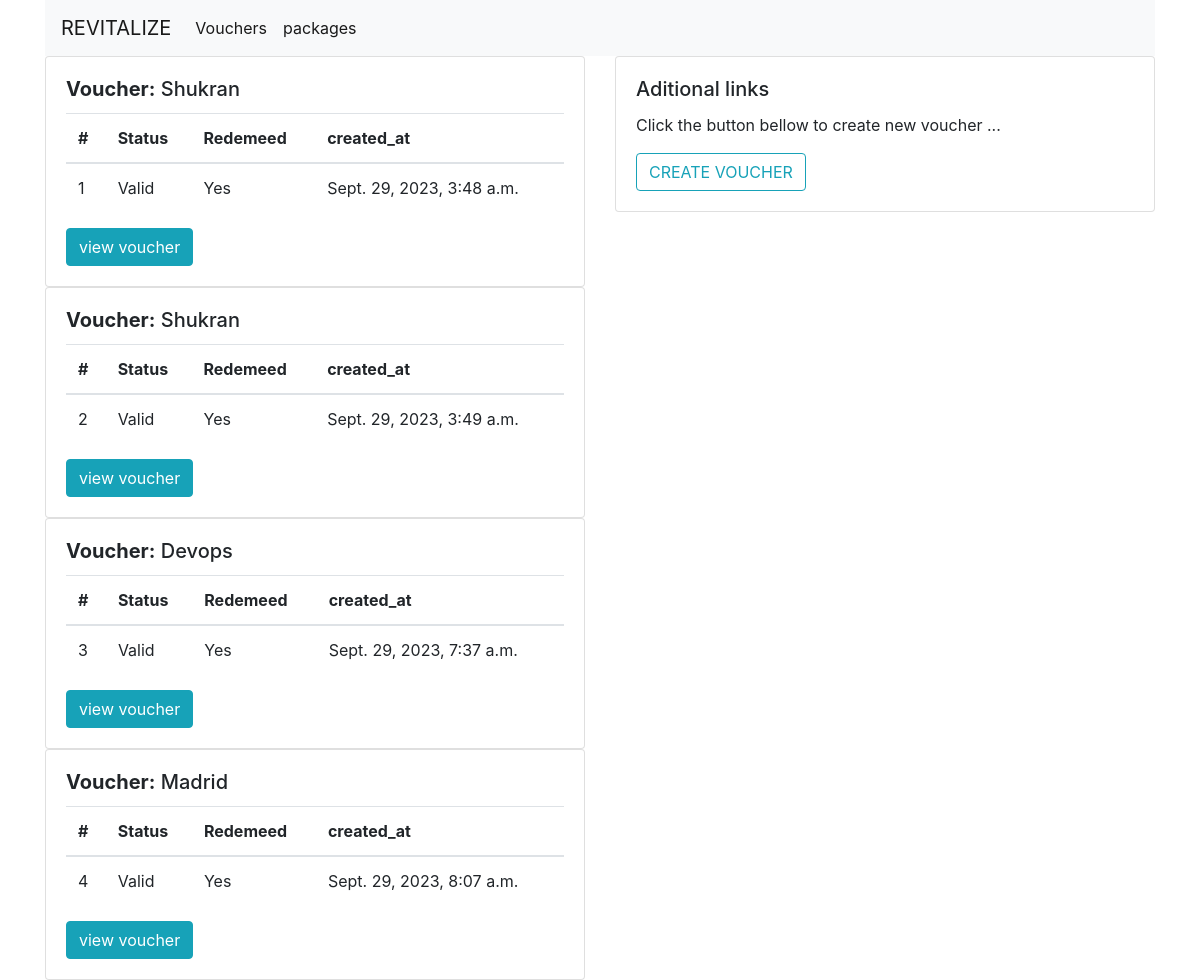
/, run on an earlier commit of the app's database.
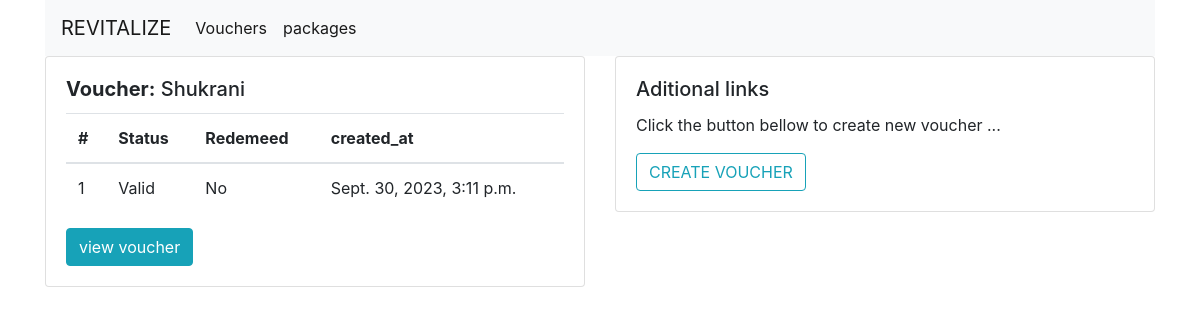
And on a later commit of the database.
### apps/promotion/models.py (models this page shows, shortened)
class BaseModel(models.Model):
    created_at = models.DateTimeField(auto_now_add=True)
    updated_at = models.DateTimeField(auto_now=True)
    class Meta:
        abstract = True

class Voucher(BaseModel):
    package_name = models.ForeignKey(Package, on_delete=models.DO_NOTHING, related_name="package")
    redeemed_status = models.BooleanField(default=False)
    status = models.BooleanField(default=True)
    slug = models.SlugField(null=True, db_index=True, blank=True)
    created_by = models.ForeignKey(User, on_delete=models.DO_NOTHING, related_name="created_by")
    redeemed_by = models.ForeignKey(User, null=True, blank=True, on_delete=models.DO_NOTHING, related_name="redeemed_by")
    class Meta:
        verbose_name_plural = "Vouchers"
        ordering = ["created_at"]

class  Package(BaseModel):
    name = models.CharField(max_length=55, null=False, blank=False)
    status = models.BooleanField(default=True)
    image = models.ImageField(upload_to="logos", null=True)
    slug = models.SlugField(null=True, db_index=True, blank=True)
    class Meta:
        verbose_name_plural = "packages"
        ordering = ["created_at"]

### apps/promotion/views.py (the view)
# urls.py: path('', views.voucher_list, name='voucher_list'),
def voucher_list(request):
    voucher= Voucher.objects.all()
    return render(request,'voucher_list.html',{'voucher' : voucher})

### templates/voucher_list.html
{% extends "base.html"%}
{%block nav%}
{%include "navbar.html"%}
{%endblock%}
{%block content%}
      {%for v in voucher%}
        <div class="card">
            <div class="card-body">
            <h5 class="card-title"><b>Voucher:</b> {{v.package_name.name}}</h5>
            <table class="table">
                <thead>
                    <tr>
                        <th scope="col">#</th>
                        <th scope="col">Status</th>
                        <th scope="col">Redemeed</th>
                        <th scope="col">created_at</th>
                    </tr>
                </thead>
                <tbody>
                    <tr>
                        <td>{{v.id}}</td>
                        <td>
                            {% if v.status %}
                                Valid
                            {% else %}
                                Invalid
                            {% endif %}
                        </td>
                        <td>
                            {% if v.redeemed_status %}
                                Yes
                            {% else %}
                                No
                            {% endif %}
                        </td>
                        <td>{{v.created_at}}</td>
                    </tr>
                </tbody>
            </table>
            <button class="btn btn-info" onclick=location.href="{% url 'promotion:single_voucher' v.slug %}"  >view voucher</button>
            </div>
        </div>
      {%endfor%}
{%endblock%}
{%block scontent%}
<div class="card">
  <div class="card-body">
    <h5 class="card-title">Aditional links</h5>
    <p class="card-text"> Click the button bellow to create new voucher ... </p>
    <button class="btn btn-outline-info" onclick=location.href="{% url 'promotion:voucher_list' %}" type="submit">CREATE VOUCHER</button>
  </div>
</div>
{%endblock%}

### templates/base.html (shortened to what this page needs)
<!DOCTYPE html>
<html lang="en">
<head>
    <link rel="stylesheet" href="https://cdn.jsdelivr.net/npm/bootstrap@4.6.1/dist/css/bootstrap.min.css">
</head>
<body>
    <div class="container">
      {%block nav%}{%endblock%}
      <div class="row">
        <div class="col-6">
          {%block content%}{%endblock%}
        </div>
        <div class="col-6">
          {%block scontent%}{%endblock%}
        </div>
      </div>
    </div>
</body>
</html>

### templates/navbar.html (shortened to what this page needs)
<nav class="navbar navbar-expand-lg navbar-light bg-light">
    <a class="navbar-brand" href="#">REVITALIZE</a>
    <div class="collapse navbar-collapse" id="navbarSupportedContent">
      <ul class="navbar-nav mr-auto">
        <li class="nav-item active">
            <a class="nav-link" href="{% url 'promotion:voucher_list' %}">Vouchers</a>
        </li>
        <li class="nav-item active">
           <a class="nav-link" href="{% url 'promotion:voucher_list' %}">packages</a>
        </li>
      </ul>
    </div>
  </nav>

What changed in the data, as far as the page shows it:
removed Voucher: package_name.name "Shukran", id "2", status "Valid", redeemed_status "Yes", created_at "Sept. 29, 2023, 3:49 a.m."
removed Voucher: package_name.name "Devops", id "3", status "Valid", redeemed_status "Yes", created_at "Sept. 29, 2023, 7:37 a.m."
removed Voucher: package_name.name "Madrid", id "4", status "Valid", redeemed_status "Yes", created_at "Sept. 29, 2023, 8:07 a.m."
changed Voucher id 1: package_name.name "Shukran" → "Shukrani"; created_at "Sept. 29, 2023, 3:48 a.m." → "Sept. 30, 2023, 3:11 p.m."; redeemed_status "Yes" → "No"
